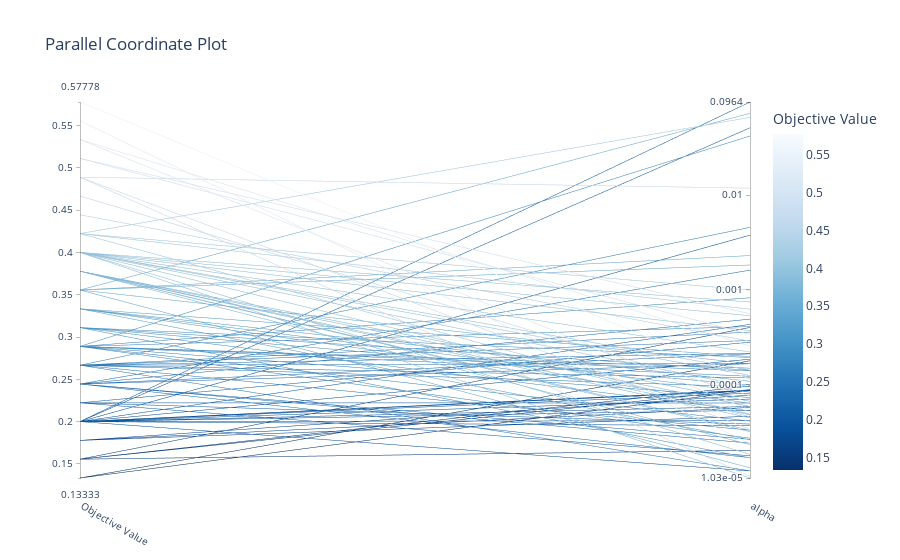

Notebook code for this chart:
### Code cell
plot_parallel_coordinate(study)
